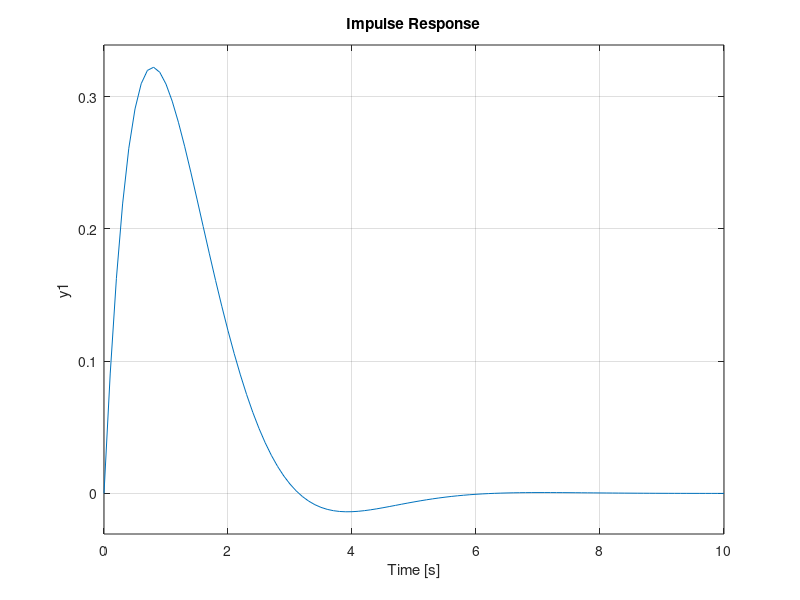
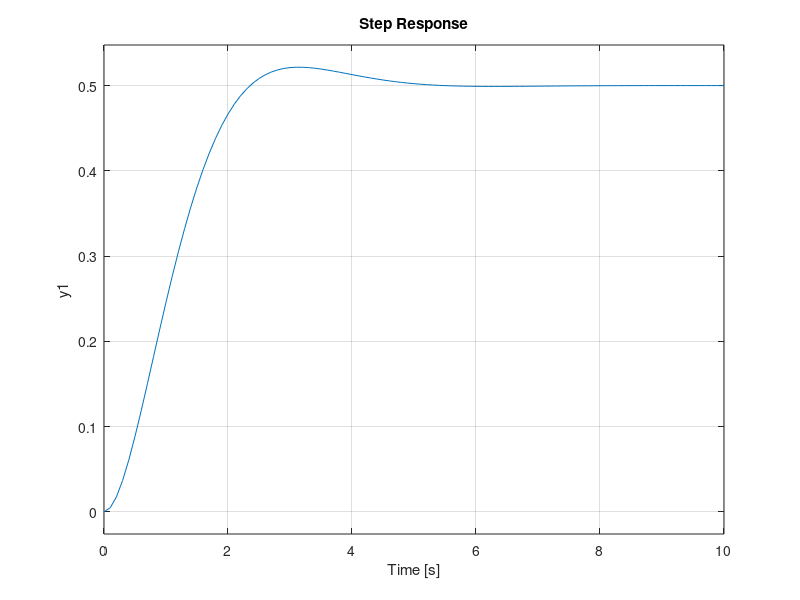

Reproduce these figures in MATLAB, in order.
%% simulink

clc
clear

R = 1;
L = 1;
C = 1;

%% impulse signal

H = tf([1], [1 2 2])
figure, impulse(H,10)

%% step fignal

H = tf([1], [1 2 2])
figure, step(H, 10)
